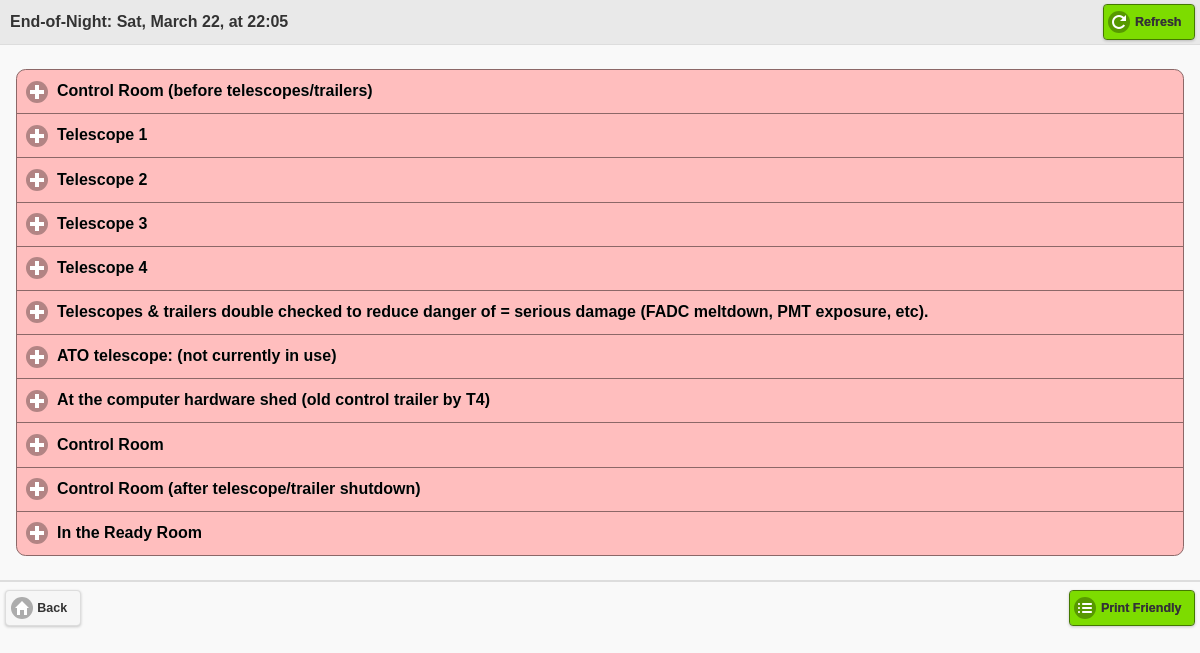
The app's page /beta/4/ (signed in) with its own data.
### beta/models.py (models this page shows, shortened)
class List(models.Model):
	name = models.CharField(max_length=200)
	display_name = models.CharField(max_length=30)
	pub_date = models.DateTimeField('date published')
	observers_list = models.CharField(max_length=60, default="")

class ChoiceGroup(models.Model):
	parent = models.ForeignKey(List)
	group_text = models.CharField(max_length = 150)
	subtext = models.CharField(max_length=80, default=" ")
	def get_swatch(self):
		total=0
		checked=0
		for choice in self.choice_set.all():
			total = total + 1
			if choice.isChecked:
				checked = checked + 1
		if checked==total:
			return "b"
		if checked==0:
			return "c"
		return "d"

### beta/views.py (the view)
# urls.py: url(r'^(?P<list_id>\d+)/$', views.detail, name='detail'),
def detail(request, list_id):
	if not request.user.is_authenticated():
		return render(request, 'beta/login.html', {'error_message': "Please log in"})
	if request.method=="POST":
		choiceid = request.POST['choiceid']
		choicechecked = request.POST['choicechecked']
		vlist = get_object_or_404(List, pk=list_id)
		if request.user.username not in vlist.observers_list:
			vlist.observers_list = vlist.observers_list + ", "+request.user.username
		vchoice = Choice.objects.get(id=choiceid)
		vchoice.isChecked = not vchoice.isChecked
		last_change = str( strftime("%H:%M", localtime()))
		vchoice.last_date=last_change
		vchoice.last_user=request.POST['username']
		vchoice.save()
		return HttpResponseRedirect(reverse('detail', args=(vlist.id,)))
	else:
		vlist = get_object_or_404(List, pk=list_id)
		return render(request, 'beta/detail.html', {'vlist': vlist})

### beta/templates/beta/detail.html (shortened to what this page needs)
<html>
{% load staticfiles %}
<head>
	<link rel="stylesheet" href="{% static "beta/beta-theme.min.css" %}" />
	<link rel="stylesheet" href="{% static "beta/jquery.mobile.icons.min.css" %}" />
	<link rel="stylesheet" href="{% static "beta/jquery.mobile.structure-1.4.2.min.css" %}" />
</head>
<body>
<div data-role="page">
	<div data-role="header" data-position="fixed">
	<h3 style="text-align:left; margin-left:10px;">{{vlist.name}}</h3>
	<a href="javascript:history.go(0)" class="ui-btn-right" data-theme="b" data-icon="refresh">Refresh</a>
</div>
<div data-role="main" class="ui-content">
	<div data-role="collapsible-set">
		{% for group in vlist.choicegroup_set.all %}
			<div data-role="collapsible"
				data-collapsed="true"
				data-theme="{{ group.get_swatch }}"
				>
				<h1>{{group.group_text}}</h1>
			</div>
		{% endfor %}
	</div>
</div>
<div data-role="footer">
	<a href="{% url 'index' %}" class="ui-btn-left" data-icon="Home">Back</a>
	<a href="{% url 'print_friendly' vlist.id %}" class="ui-btn-right" data-theme="b" data-icon="bullets">Print Friendly</a>
</div>
</body>
</html>

### records on screen
List: name "End-of-Night: Sat, March 22, at 22:05"
ChoiceGroup: group_text "Control Room (before telescopes/trailers)"
ChoiceGroup: group_text "Telescope 1"
ChoiceGroup: group_text "Telescope 2"
ChoiceGroup: group_text "Telescope 3"
ChoiceGroup: group_text "Telescope 4"
ChoiceGroup: group_text "Telescopes & trailers double checked to reduce danger of = serious damage (FADC meltdown, PMT exposure, etc)."
ChoiceGroup: group_text "ATO telescope: (not currently in use)"
ChoiceGroup: group_text "At the computer hardware shed (old control trailer by T4)"
ChoiceGroup: group_text "Control Room"
ChoiceGroup: group_text "Control Room (after telescope/trailer shutdown)"
ChoiceGroup: group_text "In the Ready Room"
